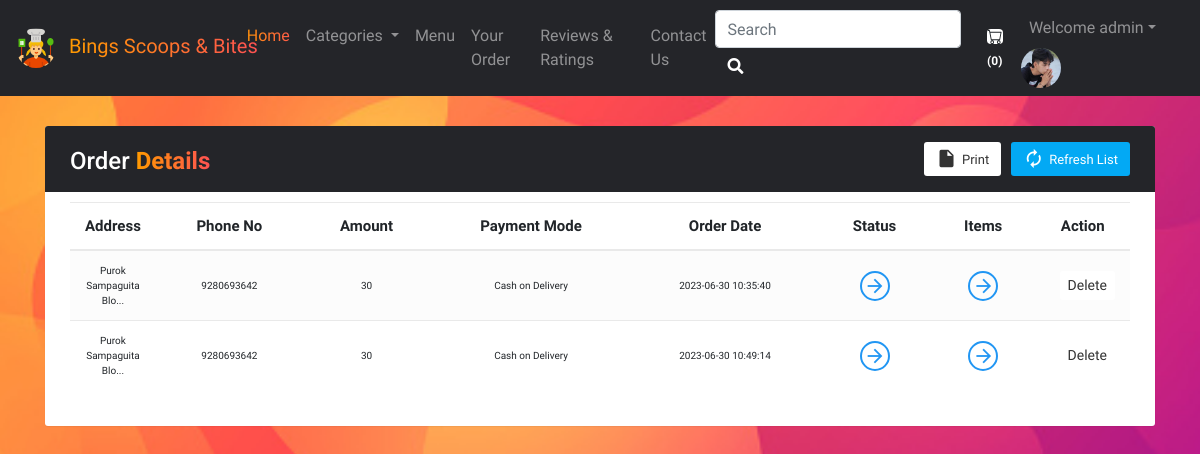
The page /viewOrder.php (signed in) on the database its author committed.
### tables this page shows
CREATE TABLE `sitedetail` (
  `tempId` int(11) NOT NULL,
  `systemName` varchar(21) NOT NULL,
  `email` varchar(35) NOT NULL,
  `contact1` bigint(21) NOT NULL,
  `contact2` bigint(21) DEFAULT NULL COMMENT 'Optional',
  `address` text NOT NULL,
  `dateTime` datetime NOT NULL DEFAULT current_timestamp()
);

CREATE TABLE `orders` (
  `orderId` int(21) NOT NULL,
  `userId` int(21) NOT NULL,
  `address` varchar(255) NOT NULL,
  `zipCode` int(21) NOT NULL,
  `phoneNo` bigint(21) NOT NULL,
  `amount` int(200) NOT NULL,
  `paymentMode` enum('0','1') NOT NULL DEFAULT '0' COMMENT '0=cash on delivery, \r\n1=online ',
  `orderStatus` enum('0','1','2','3','4','5','6') NOT NULL DEFAULT '0' COMMENT '0=Order Placed.\r\n1=Order Confirmed.\r\n2=Preparing your Order.\r\n3=Your order is on the way!\r\n4=Order Delivered.\r\n5=Order Denied.\r\n6=Order Cancelled.',
  `orderDate` datetime NOT NULL DEFAULT current_timestamp()
);

### viewOrder.php (the view, shortened to what this page needs)
<!doctype html>
<html lang="en">
<head>
    <link rel="stylesheet" href="https://stackpath.bootstrapcdn.com/bootstrap/4.5.0/css/bootstrap.min.css">
    <link rel="stylesheet" href="https://use.fontawesome.com/releases/v5.7.2/css/all.css">
    <link rel="stylesheet" href="assets/css/custom.css">
    <link rel="stylesheet" href="assets/css/style.css">
    <link rel="stylesheet" href="assets/js/main.js">
    <?php include 'partials/_dbconnect.php'; ?>
    <?php include 'partials/_nav.php'; ?>
</head>
<body>
    <?php
    if ($loggedin) {
    ?>
        <div class="container">
            <div class="table-wrapper" id="empty">
                <div class="table-title">
                    <div class="row">
                        <div class="col-sm-4">
                            <h2>Order <b style="background-image: linear-gradient(to right, #ff9a00, #ff5252); -webkit-background-clip: text; -webkit-text-fill-color: transparent;">Details</b></h2>
                        </div>
                        <div class="col-sm-8">
                            <a href="#" class="btn btn-primary"><i class="material-icons">&#xE863;</i> <span>Refresh List</span></a>
                            <a href="#" onclick="window.print()" class="btn btn-info"><i class="material-icons">&#xE24D;</i> <span>Print</span></a>
                        </div>
                    </div>
                </div>
                <div class="table-responsive">
                    <table class="table table-striped table-hover text-center table-txt responsive">
                        <thead>
                            <tr>
                                <th>Address</th>
                                <th>Phone No</th>
                                <th>Amount</th>
                                <th>Payment Mode</th>
                                <th>Order Date</th>
                                <th>Status</th>
                                <th>Items</th>
                                <th>Action</th>
                            </tr>
                        </thead>
                        <tbody>
                            <?php
                            $sql = "SELECT * FROM `orders` WHERE `userId`= $userId";
                            $result = mysqli_query($conn, $sql);
                            while ($row = mysqli_fetch_assoc($result)) {
                                $orderId = $row['orderId'];
                                $address = $row['address'];
                                $phoneNo = $row['phoneNo'];
                                $amount = $row['amount'];
                                $orderDate = $row['orderDate'];
                                $paymentMode = $row['paymentMode'];
                                if ($paymentMode == 0) {
                                    $paymentMode = "Cash on Delivery";
                                } else {
                                    $paymentMode = "Online";
                                }
                                echo '<tr>
                        <td>' . substr($address, 0, 20)     . '...</td>
                        <td>' . $phoneNo . '</td>
                        <td>' . $amount . '</td>
                        <td>' . $paymentMode . '</td>
                        <td>' . $orderDate . '</td>
                        <td><a href="#" data-toggle="modal" data-target="#orderStatus' . $orderId . '" class="view"><i class="material-icons">&#xE5C8;</i></a></td>
                        <td><a href="#" data-toggle="modal" data-target="#orderItem' . $orderId . '" class="view" title="View Details"><i class="material-icons">&#xE5C8;</i></a></td>
                        <td>
                            <form action="partials/_handleOrder.php" method="POST">
								<button name="removeItem" class="btn btn-sm btn-danger" style="margin-left:9px;">Delete</button>
								<input type="hidden" name="orderId" value="' . $orderId . '">
						    </form>
                        </td>
                    </tr>';
                            }
                            ?>
                        </tbody>
                    </table>
                </div>
            </div>
        </div>
    <?php
    } else {
        echo '<div class="container" style="min-height : 610px;">
        <div class="alert alert-info my-3">
            <font style="font-size:22px"><center>Check your Order. You need to <strong><a class="alert-link" data-toggle="modal" data-target="#loginModal">Login</a></strong></center></font>
        </div></div>';
    }
    ?>
</body>
</html>

### partials/_nav.php (shortened to what this page needs)
<?php
if (isset($_SESSION['loggedin']) && $_SESSION['loggedin'] == true) {
  $loggedin = true;
  $userId = $_SESSION['userId'];
  $username = $_SESSION['username'];
} else {
  $loggedin = false;
  $userId = 0;
}
$sql = "SELECT * FROM `sitedetail`";
$result = mysqli_query($conn, $sql);
$row = mysqli_fetch_assoc($result);
$systemName = $row['systemName'];
$countsql = "SELECT SUM(`itemQuantity`) FROM `viewcart` WHERE `userId`=$userId";
$countresult = mysqli_query($conn, $countsql);
$countrow = mysqli_fetch_assoc($countresult);
$count = $countrow['SUM(`itemQuantity`)'];
if (!$count) {
  $count = 0;
}
echo '<style>
.navbar-dark .navbar-nav .nav-link:hover {
  background-image: linear-gradient(to right, #ff9a00, #ff5252);
  background-clip: text;
  -webkit-background-clip: text;
  -webkit-text-fill-color: transparent;
  transition: 0.5s;
}
.home a{
  color: linear-gradient(to right, #ff9a00, #ff5252);
}
</style>
<nav class="navbar navbar-expand-lg navbar-dark navBg ">
<a class="navbar-brand mb-1 mt-1" href="index.php">
<img src="partials/uploads/cooking.png" alt="Company Logo" class="company-logo">
<span class="company-name ml-2" style="background-clip: text; -webkit-background-clip: text; -webkit-text-fill-color: transparent; background-image: linear-gradient(to right, #ff9a00, #ff5252);">' . $systemName . '</span>
</a>
      <button class="navbar-toggler" type="button" data-toggle="collapse" data-target="#navbarSupportedContent" aria-controls="navbarSupportedContent" aria-expanded="false" aria-label="Toggle navigation">
        <span class="navbar-toggler-icon"></span>
      </button>
      <div class="collapse navbar-collapse" id="navbarSupportedContent">
        <ul class="navbar-nav mr-auto">
          <li class="nav-item active home">
            <a class="nav-link" href="index.php" style="background-clip: text; -webkit-background-clip: text; -webkit-text-fill-color: transparent; background-image: linear-gradient(to right, #ff9a00, #ff5252);">Home<span class="sr-only">(current)</span></a>
          </li>
          <li class="nav-item dropdown">
            <a class="nav-link dropdown-toggle" href="#" id="navbarDropdown" role="button" data-toggle="dropdown" aria-haspopup="true" aria-expanded="false">
              Categories
            </a>
            <div class="dropdown-menu" aria-labelledby="navbarDropdown">';
echo '</div>
          </li>
          <li class="nav-item">
            <a class="nav-link" href="about.php">Menu</a>
          </li>
          <li class="nav-item">
            <a class="nav-link" href="viewOrder.php">Your Order</a>
          </li>
          <li class="nav-item">
          <a class="nav-link" href="reviews.php">Reviews & Ratings</a>
        </li>
        <li class="nav-item">
            <a class="nav-link" href="contact.php">Contact Us</a>
          </li>
        </ul>
        <div class="search-wrapper">
           <form method="get" action="search.php" class="form-inline searchForm">
            <div class="search-input">
              <input class="form-control mr-sm-2" type="search" name="search" id="search" placeholder="Search" aria-label="Search" required>
            </div>
            <button class="btn" id="textBtn" type="submit"><i class="fas fa-search"></i></button>
          </form>
        </div>
';
echo '<a href="viewCart.php">
        <button type="button" class="btn" title="MyCart">
          <svg xmlns="img/cart.svg" width="16" height="15" fill="currentColor" class="bi bi-cart cart " viewBox="0 0 16 16">
            <path d="M0 1.5A.5.5 0 0 1 .5 1H2a.5.5 0 0 1 .485.379L2.89 3H14.5a.5.5 0 0 1 .491.592l-1.5 8A.5.5 0 0 1 13 12H4a.5.5 0 0 1-.491-.408L2.01 3.607 1.61 2H.5a.5.5 0 0 1-.5-.5zM3.102 4l1.313 7h8.17l1.313-7H3.102zM5 12a2 2 0 1 0 0 4 2 2 0 0 0 0-4zm7 0a2 2 0 1 0 0 4 2 2 0 0 0 0-4zm-7 1a1 1 0 1 1 0 2 1 1 0 0 1 0-2zm7 0a1 1 0 1 1 0 2 1 1 0 0 1 0-2z"/>
            </svg>   <span id="textBtn"><span id="count"> (' . $count . ')</span>
        </button></a>';
if ($loggedin) {
  echo '<div class="d-flex flex-wrap justify-content">
  <ul class="navbar-nav mr-2">
    <li class="nav-item dropdown">
      <a class="nav-link dropdown-toggle" href="#" id="navbarDropdown" role="button" data-toggle="dropdown"> Welcome ' . $username . '</a>
      <div class="dropdown-menu" aria-labelledby="navbarDropdown">
        <a class="dropdown-item" href="partials/_logout.php">Logout</a>
      </div>
    </li>
  </ul>
  <div class="text-center image-size-small position-relative">
    <a href="viewProfile.php"><img src="img/profile-' . $userId . '.jpg" class="rounded-circle" onError="this.src = \'img/profilePic.png\'" style="width:40px; height:40px"></a>
  </div>
</div>
';
} else {
  echo '
          <button type="button" class="btn"  data-toggle="modal" data-target="#loginModal"><span id="textBtn">Login</span></button>
          <button type="button" class="btn textBtn"  data-toggle="modal" data-target="#signupModal"><span id="textBtn">SignUp</span></button>';
}
echo '</div>
    </nav>';

### assets/css/custom.css (style rules this page uses)
body { background: linear-gradient( 180deg, rgba(0, 0, 0, 1) 0%, rgba(0, 0, 0, 0.8) 100% ); }
* { font-family: 'Cherry Cream Soda', cursive; }
#textBtn { background: white; -webkit-background-clip: text; -webkit-text-fill-color: transparent; font-weight: bold; }
.cart { background: white; border-radius: 25%; }
.company-logo { max-width: 100%; border-radius: 25px; height: auto; max-height: 40px; }
#count { font-size: 12px; }
.navBg { background-color: #242529; }
.table-txt thead { font-size: 15px; }
.table-txt tbody { font-size: 10px; }

### assets/css/style.css (style rules this page uses)
a { color: #1bbca3; }
h1, h2, h3, h4, h5, h6 { font-family: 'Roboto', sans-serif; }

### partials/_nav.php (style rules this page uses)
.home a { color: linear-gradient(to right, #ff9a00, #ff5252); }

### viewOrder.php (style rules this page uses)
body { background-image: url(img/bgcontatct.jpg); background-position: center; background-size: cover; background-repeat: no-repeat; height: 100vh; margin: 0; }
.table-wrapper { background: #fff; padding: 20px 25px; margin: 30px auto; border-radius: 3px; box-shadow: 0 1px 1px rgba(0, 0, 0, .05); }
.table-wrapper .btn { float: right; color: #333; background-color: #fff; border-radius: 3px; border: none; outline: none !important; margin-left: 10px; }
.table-wrapper .btn.btn-primary { color: #fff; background: #03A9F4; }
.table-title .btn { font-size: 13px; border: none; }
.table-title .btn i { float: left; font-size: 21px; margin-right: 5px; }
.table-title .btn span { float: left; margin-top: 2px; }
.table-title { color: #fff; background: #242529; padding: 16px 25px; margin: -20px -25px 10px; border-radius: 3px 3px 0 0; }
.table-title h2 { margin: 5px 0 0; font-size: 24px; }
table.table tr th, table.table tr td { border-color: #e9e9e9; padding: 12px 15px; vertical-align: middle; }
table.table tr th:first-child { width: 60px; }
table.table tr th:last-child { width: 80px; }
table.table-striped tbody tr:nth-of-type(odd) { background-color: #fcfcfc; }
table.table td a { font-weight: bold; color: #566787; display: inline-block; text-decoration: none; }
table.table td a.view { width: 30px; height: 30px; color: #2196F3; border: 2px solid; border-radius: 30px; text-align: center; }
table.table td a.view i { font-size: 22px; margin: 2px 0 0 1px; }
table { counter-reset: section; }

### rows shown on the page
sitedetail: systemName "Bings Scoops & Bites"
orders: address "Purok Sampaguita Blo", phoneNo "9280693642", amount "30", paymentMode "Cash on Delivery", orderDate "2023-06-30 10:35:40"
orders: address "Purok Sampaguita Blo", phoneNo "9280693642", amount "30", paymentMode "Cash on Delivery", orderDate "2023-06-30 10:49:14"

### other values the page prints
$count "0"
$username "admin"
